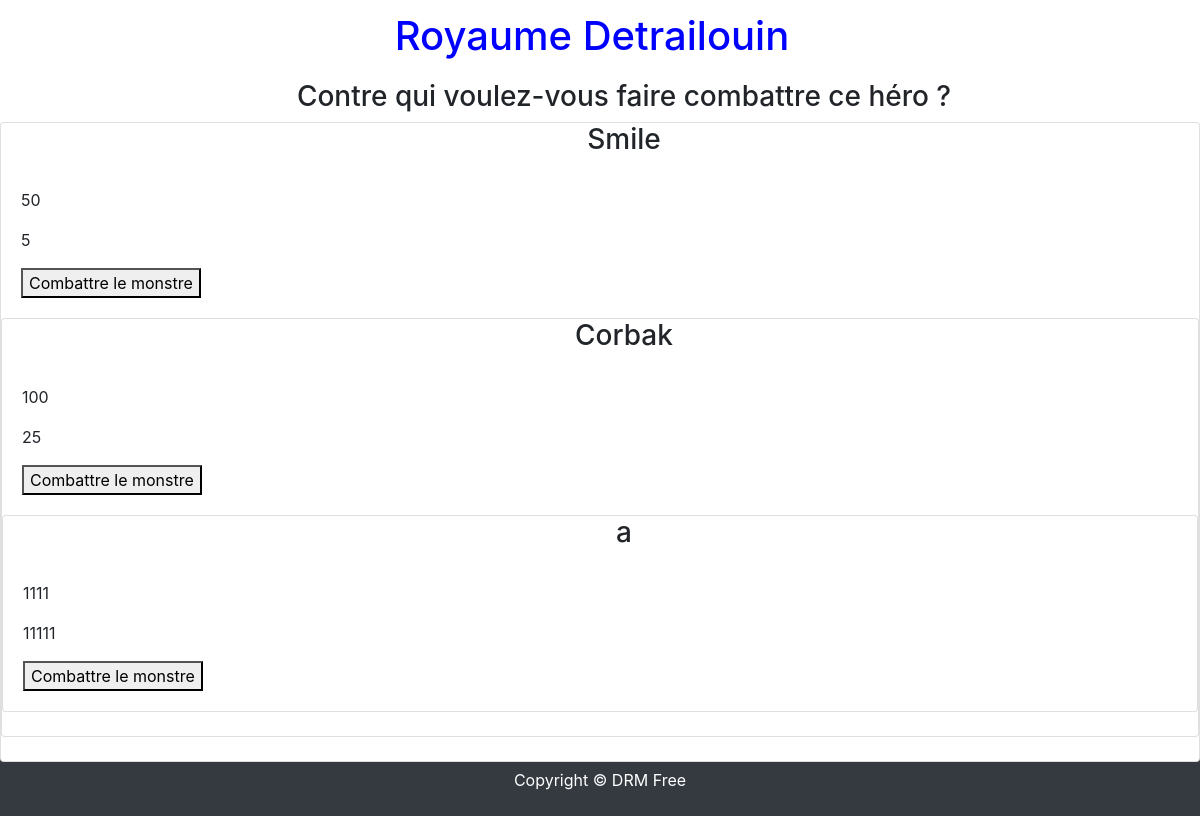
Screenshot of /combat.php with the database file from the repository.
### tables this page shows
CREATE TABLE `Monster` (
  `idMonster` int(11) NOT NULL AUTO_INCREMENT,
  `nameMonster` varchar(255) NOT NULL,
  `health` int(11) NOT NULL,
  `damage` int(11) NOT NULL,
  PRIMARY KEY (`idMonster`)
);

### classes/Monster.php (called while the page is built, shortened)
<?php
class Monster implements CombatZone
{
    protected $name;
    public $health;
    public $damage;
	public function getName(): ?string {
		return $this->name;
	}
	public function setName( $name) {
		$this->name = $name;
	}
	public function getHealth(): ?int {
		return $this->health;
	}
	public function setHealth( $health) {
		$this->health = $health;
	}
    public function getDamage(): ?int {
		return $this->damage;
	}
	public function setDamage( $damage) {
		$this->damage = $damage;
    }
}

### combat.php (the view, shortened to what this page needs)
<?php
  include('./header.php');
    $dbhost = "localhost";
    $dbname = "pooCharacters";
    $dbusername = "root";
    $dbpassword = "0000";
    $link = new PDO("mysql:host=$dbhost;dbname=$dbname", $dbusername, $dbpassword);
    $requete = $link->query("SELECT * FROM Monster");
    $requete->execute();
    $donnees = $requete->fetchAll(PDO::FETCH_ASSOC);
?>
<div>
  <h3>Contre qui voulez-vous faire combattre ce héro ? </h3>
  <?php foreach ($donnees as $key => $value): ?>
  <?php $monster = new Monster($value["nameMonster"], $value["health"], $value["damage"]); ?>
    <div class="card mb-4 perso-style">
      <h3 class="card-title"> <?= $monster->getName() ?> </h3>
      <div class="card-body">
        <p class="card-text"> <?= $monster->getHealth() ?></p>
        <p class="card-text"> <?= $monster->getDamage() ?></p>
      <form method="post" action="sqlRequete/fight.php?idMonster=<?= $value['idMonster'] ?>&idChara=<?= $_GET['idChara'] ?>">
        <button type="submit" name="fight">Combattre le monstre</button>
      </form>
    </div>
  <?php endforeach ?>
</div>
<?php include('./footer.php') ?>

### css/styles.css (style rules this page uses)
body { height: 88vh; padding: 0; }
h3 { padding-left: 4%!important; text-align: center; }

### rows the page displays
monster: nameMonster "Smile", health "50", damage "5"
monster: nameMonster "Corbak", health "100", damage "25"
monster: nameMonster "a", health "1111", damage "11111"
